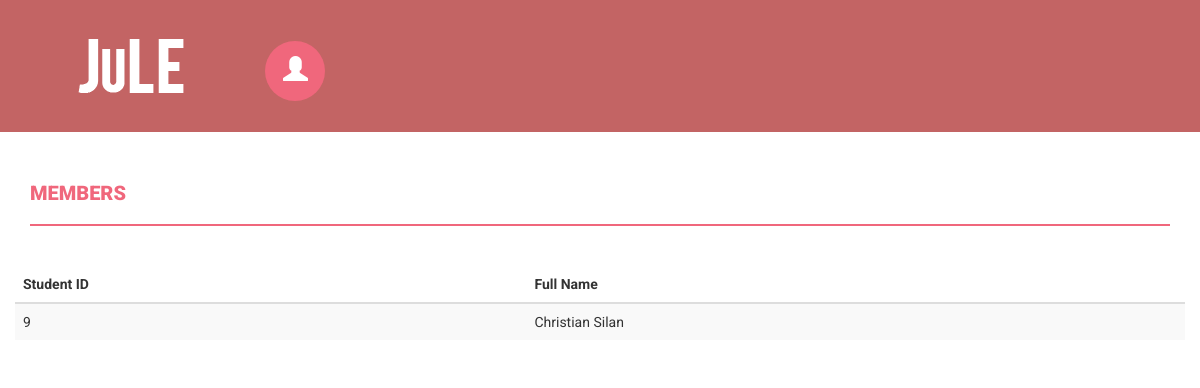
/home/members/ (signed in), run on an earlier commit of the app's database.
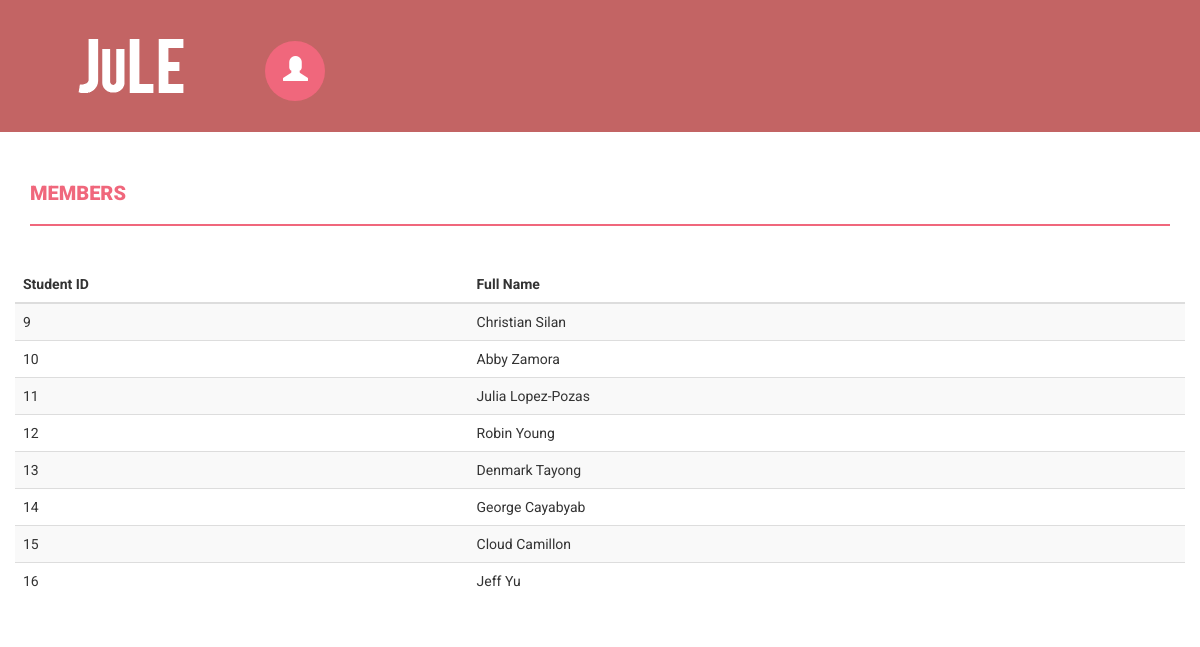
And on a later commit of the database.
### myapp/models.py (models this page shows, shortened)
class Student(models.Model):
	studentid = models.IntegerField(primary_key=True)
	studentname = models.CharField(max_length=80, blank=True, null=True)

### myapp/views.py (the view)
# urls.py: url(r'^home/members/$', views.student_members, name='student_members'),
def student_members(request):
	template = loader.get_template('student_members.html')
	context = {
		'students': Student.objects.filter(group__groupid=request.user.profile.groupid)
	}
	return HttpResponse(template.render(context, request))

### myapp/templates/student_members.html (shortened to what this page needs)
{% load static %}
<!DOCTYPE html>
<html xmlns="http://www.w3.org/1999/xhtml">
<head>
    <link href="{% static 'css/bootstrap.css' %}" rel="stylesheet" />
    <link href="{% static 'css/font-awesome.css' %}" rel="stylesheet" />
    <link href="{% static 'css/style.css' %}" rel="stylesheet" />
    <link href="{% static 'css/mystyle.css' %}" rel="stylesheet" />
    <link href="{% static 'css/smart_wizard.css' %}" rel="stylesheet" type="text/css" />
    <link href="{% static 'css/smart_wizard_theme_circles.css' %}" rel="stylesheet" type="text/css" />
    <link href="{% static 'css/smart_wizard_theme_arrows.css' %}" rel="stylesheet" type="text/css" />
    <link href="{% static 'css/smart_wizard_theme_dots.css' %}" rel="stylesheet" type="text/css" />
</head>
<body>
    <div class="navbar navbar-inverse set-radius-zero">
        <div class="container">
            <div class="navbar-header">
                <a class="navbar-brand" href="{% url 'home' %}">
                    <img src="{% static 'img/logo1.png' %}" />
                </a>
            </div>
            <div class="left-div">
                <div class="user-settings-wrapper">
                    <ul class="nav">
                        <li class="dropdown">
                            <a class="dropdown-toggle" data-toggle="dropdown" href="#" aria-expanded="false">
                                <span class="glyphicon glyphicon-user" style="font-size: 25px;"></span>
                            </a>
                        </li>
                    </ul>
                </div>
            </div>
        </div>
    </div>
    <div class="content-wrapper">
        <div class="container">
            <div class="row">
                <div class="col-md-12">
                    <h4 class="page-head-line">Members</h4>
                </div>
            </div>
            <div class="row">
                <div class="table-responsive">
                    <table class="table table-striped">
                        <thead>
                            <tr>
                                <th>Student ID</th>
                                <th>Full Name</th>
                            </tr>
                        </thead>
                        <tbody>
                            {% for student in students %}
                            <tr>
                                <td>{{ student.studentid }}</td>
                                <td>{{ student.studentname }}</td>
                            </tr>
                            {% endfor %}
                        </tbody>
                    </table>
                </div>
            </div>
        </div>
    </div>
</body>
</html>

What changed in the data, as far as the page shows it:
added Student: studentid "10", studentname "Abby Zamora"
added Student: studentid "11", studentname "Julia Lopez-Pozas"
added Student: studentid "12", studentname "Robin Young"
added Student: studentid "13", studentname "Denmark Tayong"
added Student: studentid "14", studentname "George Cayabyab"
added Student: studentid "15", studentname "Cloud Camillon"
added Student: studentid "16", studentname "Jeff Yu"
